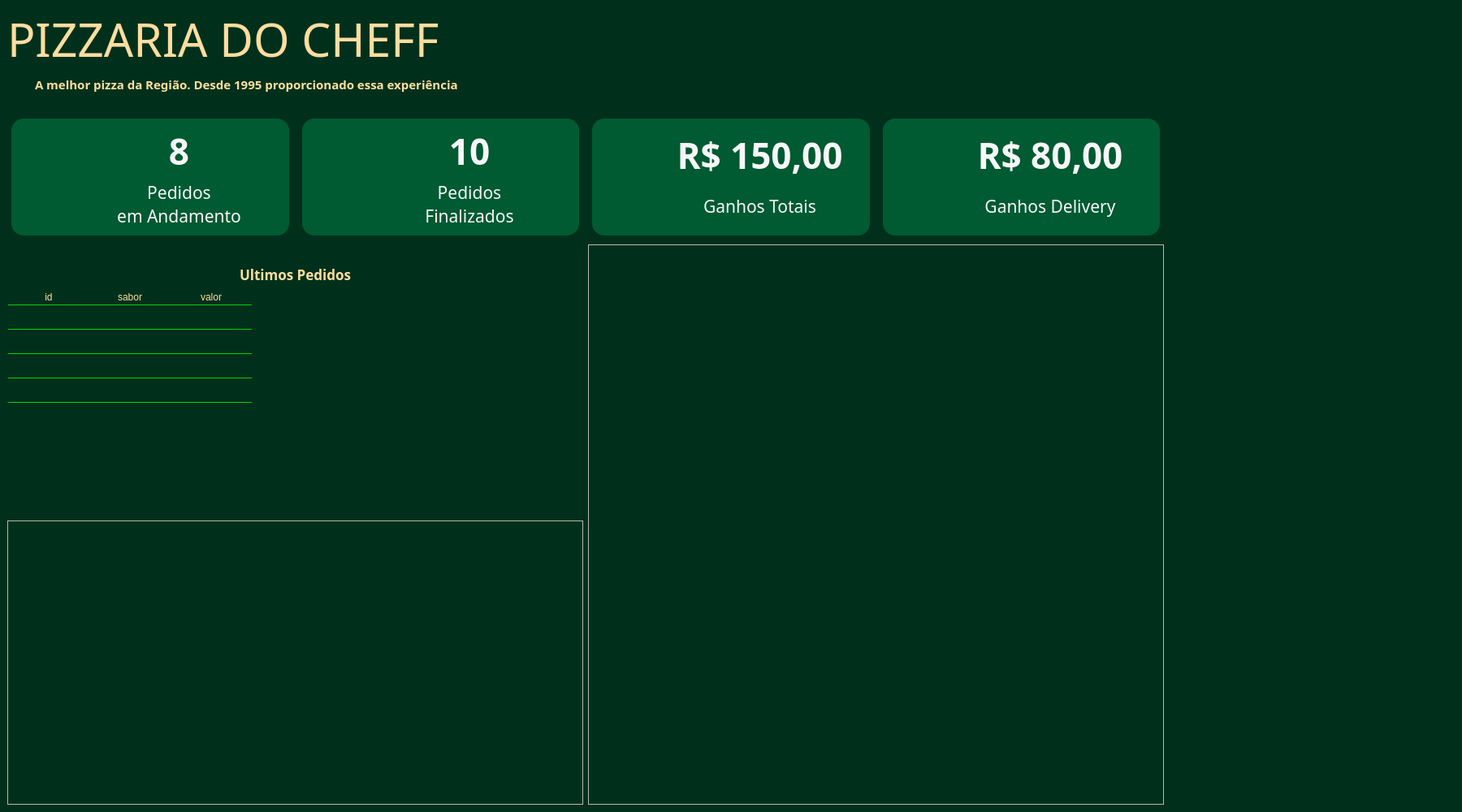
<?xml version="1.0" encoding="UTF-8"?>
<ui version="4.0">
 <class>MainWindow</class>
 <widget class="QMainWindow" name="MainWindow">
  <property name="geometry">
   <rect>
    <x>0</x>
    <y>0</y>
    <width>1800</width>
    <height>1000</height>
   </rect>
  </property>
  <property name="windowTitle">
   <string>MainWindow</string>
  </property>
  <property name="styleSheet">
   <string notr="true">QWidget#centralwidget{
background-color: rgb(0, 48, 27);
}

QTableWidget::item{
border-top: 1px solid rgba(0, 255,0, 200)
}
QHeaderView::section:horizontal{
	border:none;
	color: rgb(255,221,160);
	background-color: rgba(255, 255, 255, 0);
}</string>
  </property>
  <widget class="QWidget" name="centralwidget">
   <property name="styleSheet">
    <string notr="true">QWidget#label, QWidget#label_2{
color: rgb(255, 221, 160);
}
QLabel {
color: rgb(247, 247, 247);
}
QWidget#frame, QWidget#frame_2, QWidget#frame_3,QWidget#frame_4 {
background-color: rgba(0, 156, 86, 100);
border-radius:15px;
margin: 5px;
max-height: 250;

}</string>
   </property>
   <layout class="QGridLayout" name="gridLayout">
    <item row="1" column="0">
     <widget class="QFrame" name="frame">
      <property name="minimumSize">
       <size>
        <width>350</width>
        <height>0</height>
       </size>
      </property>
      <property name="maximumSize">
       <size>
        <width>16777215</width>
        <height>260</height>
       </size>
      </property>
      <property name="frameShape">
       <enum>QFrame::StyledPanel</enum>
      </property>
      <property name="frameShadow">
       <enum>QFrame::Raised</enum>
      </property>
      <layout class="QGridLayout" name="gridLayout_2">
       <item row="0" column="0" rowspan="2">
        <widget class="QLabel" name="label_5">
         <property name="minimumSize">
          <size>
           <width>65</width>
           <height>65</height>
          </size>
         </property>
         <property name="maximumSize">
          <size>
           <width>65</width>
           <height>65</height>
          </size>
         </property>
         <property name="styleSheet">
          <string notr="true">border-image: url(:/images/emAberto.png);</string>
         </property>
         <property name="text">
          <string/>
         </property>
        </widget>
       </item>
       <item row="0" column="1">
        <widget class="QLabel" name="label_emAberto">
         <property name="font">
          <font>
           <family>Tempus Sans ITC</family>
           <pointsize>33</pointsize>
           <weight>75</weight>
           <bold>true</bold>
          </font>
         </property>
         <property name="text">
          <string>8</string>
         </property>
         <property name="alignment">
          <set>Qt::AlignCenter</set>
         </property>
        </widget>
       </item>
       <item row="1" column="1">
        <widget class="QLabel" name="label_4">
         <property name="font">
          <font>
           <family>Tempus Sans ITC</family>
           <pointsize>16</pointsize>
          </font>
         </property>
         <property name="text">
          <string>Pedidos
em Andamento</string>
         </property>
         <property name="alignment">
          <set>Qt::AlignCenter</set>
         </property>
        </widget>
       </item>
      </layout>
     </widget>
    </item>
    <item row="1" column="1">
     <widget class="QFrame" name="frame_2">
      <property name="minimumSize">
       <size>
        <width>350</width>
        <height>0</height>
       </size>
      </property>
      <property name="maximumSize">
       <size>
        <width>16777215</width>
        <height>260</height>
       </size>
      </property>
      <property name="frameShape">
       <enum>QFrame::StyledPanel</enum>
      </property>
      <property name="frameShadow">
       <enum>QFrame::Raised</enum>
      </property>
      <layout class="QGridLayout" name="gridLayout_3">
       <item row="0" column="0" rowspan="2">
        <widget class="QLabel" name="label_8">
         <property name="minimumSize">
          <size>
           <width>65</width>
           <height>65</height>
          </size>
         </property>
         <property name="maximumSize">
          <size>
           <width>65</width>
           <height>65</height>
          </size>
         </property>
         <property name="styleSheet">
          <string notr="true">border-image: url(:/images/finalizados.png);</string>
         </property>
         <property name="text">
          <string/>
         </property>
        </widget>
       </item>
       <item row="0" column="1">
        <widget class="QLabel" name="label_finalizados">
         <property name="font">
          <font>
           <family>Tempus Sans ITC</family>
           <pointsize>33</pointsize>
           <weight>75</weight>
           <bold>true</bold>
          </font>
         </property>
         <property name="text">
          <string>10</string>
         </property>
         <property name="alignment">
          <set>Qt::AlignCenter</set>
         </property>
        </widget>
       </item>
       <item row="1" column="1">
        <widget class="QLabel" name="label_7">
         <property name="font">
          <font>
           <family>Tempus Sans ITC</family>
           <pointsize>16</pointsize>
          </font>
         </property>
         <property name="text">
          <string>Pedidos
Finalizados</string>
         </property>
         <property name="alignment">
          <set>Qt::AlignCenter</set>
         </property>
        </widget>
       </item>
      </layout>
     </widget>
    </item>
    <item row="1" column="2">
     <widget class="QFrame" name="frame_3">
      <property name="minimumSize">
       <size>
        <width>350</width>
        <height>0</height>
       </size>
      </property>
      <property name="maximumSize">
       <size>
        <width>16777215</width>
        <height>260</height>
       </size>
      </property>
      <property name="frameShape">
       <enum>QFrame::StyledPanel</enum>
      </property>
      <property name="frameShadow">
       <enum>QFrame::Raised</enum>
      </property>
      <layout class="QGridLayout" name="gridLayout_4">
       <item row="0" column="0" rowspan="2">
        <widget class="QLabel" name="label_11">
         <property name="minimumSize">
          <size>
           <width>65</width>
           <height>65</height>
          </size>
         </property>
         <property name="maximumSize">
          <size>
           <width>65</width>
           <height>65</height>
          </size>
         </property>
         <property name="styleSheet">
          <string notr="true">border-image: url(:/images/money.png);</string>
         </property>
         <property name="text">
          <string/>
         </property>
        </widget>
       </item>
       <item row="0" column="1">
        <widget class="QLabel" name="label_total">
         <property name="font">
          <font>
           <family>Tempus Sans ITC</family>
           <pointsize>33</pointsize>
           <weight>75</weight>
           <bold>true</bold>
          </font>
         </property>
         <property name="styleSheet">
          <string notr="true">margin-top:5px</string>
         </property>
         <property name="text">
          <string>R$ 150,00</string>
         </property>
         <property name="alignment">
          <set>Qt::AlignCenter</set>
         </property>
        </widget>
       </item>
       <item row="1" column="1">
        <widget class="QLabel" name="label_10">
         <property name="font">
          <font>
           <family>Tempus Sans ITC</family>
           <pointsize>16</pointsize>
          </font>
         </property>
         <property name="text">
          <string>Ganhos Totais</string>
         </property>
         <property name="alignment">
          <set>Qt::AlignCenter</set>
         </property>
        </widget>
       </item>
      </layout>
     </widget>
    </item>
    <item row="1" column="3">
     <widget class="QFrame" name="frame_4">
      <property name="minimumSize">
       <size>
        <width>350</width>
        <height>0</height>
       </size>
      </property>
      <property name="maximumSize">
       <size>
        <width>16777215</width>
        <height>260</height>
       </size>
      </property>
      <property name="frameShape">
       <enum>QFrame::StyledPanel</enum>
      </property>
      <property name="frameShadow">
       <enum>QFrame::Raised</enum>
      </property>
      <layout class="QGridLayout" name="gridLayout_5">
       <item row="0" column="0" rowspan="2">
        <widget class="QLabel" name="label_14">
         <property name="minimumSize">
          <size>
           <width>65</width>
           <height>65</height>
          </size>
         </property>
         <property name="maximumSize">
          <size>
           <width>65</width>
           <height>65</height>
          </size>
         </property>
         <property name="styleSheet">
          <string notr="true">border-image: url(:/images/delivery.png);</string>
         </property>
         <property name="text">
          <string/>
         </property>
        </widget>
       </item>
       <item row="0" column="1">
        <widget class="QLabel" name="label_delivery">
         <property name="font">
          <font>
           <family>Tempus Sans ITC</family>
           <pointsize>33</pointsize>
           <weight>75</weight>
           <bold>true</bold>
          </font>
         </property>
         <property name="styleSheet">
          <string notr="true">margin-top:5px</string>
         </property>
         <property name="text">
          <string>R$ 80,00</string>
         </property>
         <property name="alignment">
          <set>Qt::AlignCenter</set>
         </property>
        </widget>
       </item>
       <item row="1" column="1">
        <widget class="QLabel" name="label_13">
         <property name="font">
          <font>
           <family>Tempus Sans ITC</family>
           <pointsize>16</pointsize>
          </font>
         </property>
         <property name="text">
          <string>Ganhos Delivery</string>
         </property>
         <property name="alignment">
          <set>Qt::AlignCenter</set>
         </property>
        </widget>
       </item>
      </layout>
     </widget>
    </item>
    <item row="0" column="0" colspan="3">
     <layout class="QVBoxLayout" name="verticalLayout">
      <item>
       <widget class="QLabel" name="label">
        <property name="font">
         <font>
          <family>Showcard Gothic</family>
          <pointsize>43</pointsize>
         </font>
        </property>
        <property name="styleSheet">
         <string notr="true"/>
        </property>
        <property name="text">
         <string>PIZZARIA DO CHEFF</string>
        </property>
       </widget>
      </item>
      <item>
       <widget class="QLabel" name="label_2">
        <property name="font">
         <font>
          <family>Tempus Sans ITC</family>
          <pointsize>11</pointsize>
          <weight>75</weight>
          <bold>true</bold>
         </font>
        </property>
        <property name="styleSheet">
         <string notr="true">margin-left:30px;
margin-bottom:20px</string>
        </property>
        <property name="text">
         <string>A melhor pizza da Região. Desde 1995 proporcionado essa experiência</string>
        </property>
       </widget>
      </item>
     </layout>
    </item>
    <item row="2" column="0" colspan="2">
     <layout class="QVBoxLayout" name="verticalLayout_2">
      <item>
       <widget class="QLabel" name="label_3">
        <property name="font">
         <font>
          <family>Tempus Sans ITC</family>
          <pointsize>13</pointsize>
          <weight>75</weight>
          <bold>true</bold>
         </font>
        </property>
        <property name="styleSheet">
         <string notr="true">color: rgb(255, 221, 160);
margin-top:25px</string>
        </property>
        <property name="text">
         <string>Ultimos Pedidos</string>
        </property>
        <property name="alignment">
         <set>Qt::AlignCenter</set>
        </property>
       </widget>
      </item>
      <item>
       <widget class="QTableWidget" name="tableWidget">
        <property name="styleSheet">
         <string notr="true">background-color: rgba(255, 255, 255, 0);
color: rgb(255, 255, 255);</string>
        </property>
        <property name="showGrid">
         <bool>false</bool>
        </property>
        <attribute name="verticalHeaderVisible">
         <bool>false</bool>
        </attribute>
        <row>
         <property name="text">
          <string>New Row</string>
         </property>
        </row>
        <row>
         <property name="text">
          <string>New Row</string>
         </property>
        </row>
        <row>
         <property name="text">
          <string>New Row</string>
         </property>
        </row>
        <row>
         <property name="text">
          <string>New Row</string>
         </property>
        </row>
        <row>
         <property name="text">
          <string/>
         </property>
        </row>
        <column>
         <property name="text">
          <string>id</string>
         </property>
        </column>
        <column>
         <property name="text">
          <string>sabor</string>
         </property>
        </column>
        <column>
         <property name="text">
          <string>valor</string>
         </property>
        </column>
       </widget>
      </item>
     </layout>
    </item>
    <item row="3" column="0" colspan="2">
     <widget class="QFrame" name="frame_pizzaGraph">
      <property name="minimumSize">
       <size>
        <width>50</width>
        <height>350</height>
       </size>
      </property>
      <property name="frameShape">
       <enum>QFrame::StyledPanel</enum>
      </property>
      <property name="frameShadow">
       <enum>QFrame::Raised</enum>
      </property>
     </widget>
    </item>
    <item row="0" column="4" rowspan="4">
     <widget class="QLabel" name="label_15">
      <property name="styleSheet">
       <string notr="true">border-image: url(:/images/pizza.png);</string>
      </property>
      <property name="text">
       <string/>
      </property>
     </widget>
    </item>
    <item row="2" column="2" rowspan="2" colspan="2">
     <widget class="QFrame" name="frame_6">
      <property name="frameShape">
       <enum>QFrame::StyledPanel</enum>
      </property>
      <property name="frameShadow">
       <enum>QFrame::Raised</enum>
      </property>
     </widget>
    </item>
   </layout>
  </widget>
 </widget>
 <resources>
  <include location="../secao5/images/images.qrc"/>
 </resources>
 <connections/>
</ui>
